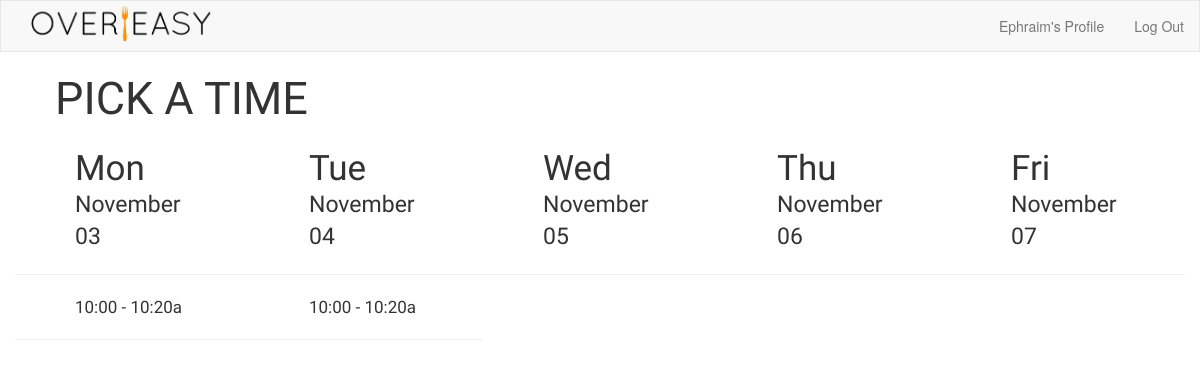
The page /cal/ (signed in) on the database its author committed.
### cal/models.py (models this page shows, shortened)
class Entry(models.Model):
	time = models.TimeField()
	date = models.DateField()
	original_capacity = models.IntegerField(default=2)
	available = models.IntegerField(default=2)
	demand = models.IntegerField(default=0)
	restaurant = models.ForeignKey(Restaurant)
	length = models.IntegerField(default=20)
	shutoff_hour = models.IntegerField(default=2)
	shutoff_min = models.IntegerField(default=0)
	def end_time(self):
		dt = datetime.combine(self.date, self.time)
		td = timedelta(minutes=self.length)
		end = dt + td
		return end
	def get_start_time_string(self):
		return self.time.strftime("%I:%M")
	def get_end_time_string(self):
		end =  self.end_time()
		return end.strftime("%I:%M")
	'''
	def get_orders_for_entry(self):
		orders = []

		for o in Orders.objects.all():
			if (o.entry.id == self.id):
				orders.append(o)

		return orders
	'''
	def open(self):
		today = datetime.today()
		today_date = today.date()
		today_time = today.time()
		shutoff_time = time(self.shutoff_hour,self.shutoff_min)
		entry_shutoff_time = datetime.combine(self.date, shutoff_time)
		dt = datetime.combine(today_date, today_time)
		if dt < entry_shutoff_time:
			return True
		return False

### cal/views.py (the view)
@login_required
def render_first_look_calendar(request):
	context = RequestContext(request)
	user = request.user
	profile = users.views.return_associated_profile_type(user)
	if profile == None:
		return HttpResponse("Unfortunately, we are not currently" +
			" serving in your area.")
	today = datetime.today().date()
	week = today.isocalendar()[1]
	weekday = today.isocalendar()[2]
	mon = today - timedelta(days=weekday-1)
	if (weekday == 6) or (weekday == 7):
		week = week + 1
		mon = mon + timedelta(days=7)
	m, t, w, th, f, s, su = [], [], [], [], [], [], []
	day_list = []
	for i in range(0, 5):
		day = mon + timedelta(days=i)
		formatted_weekday = day.strftime("%a")
		formatted_day = day.strftime("%B %d")
		day_list.append((formatted_weekday, formatted_day))
		if i == 0:
			m = Entry.objects.filter(date=day)
		if i == 1:
			t = Entry.objects.filter(date=day)
		if i == 2:
			w = Entry.objects.filter(date=day)
		if i == 3:
			th = Entry.objects.filter(date=day)
		if i == 4:
			f = Entry.objects.filter(date=day)
		if i == 5:
			s = Entry.objects.filter(date=day)
		if i == 6:
			su = Entry.objects.filter(date=day)
	m = sort_list_by_time(m)
	t = sort_list_by_time(t)
	w = sort_list_by_time(w)
	th = sort_list_by_time(th)
	f = sort_list_by_time(f)
	s = sort_list_by_time(s)
	su = sort_list_by_time(su)
	days = [m, t, w, th, f, s, su]
	return render_to_response(
		'initial_calendar.html',
		{
		'days':days,
		'day_list':day_list,
		'today':today,
		'user':user,
		},
		context)

### cal/views.py (called while the page is built)
def sort_list_by_time(times):
	sorted_times = []
	for t in times:
		formatted = t.time.strftime("%I:%M")
		sorted_times.append(formatted)
	sorted_times = sorted(sorted_times)
	original_entries = []
	for k in sorted_times:
		for t in times:
			if k == t.time.strftime("%I:%M"):
				original_entries.append(t)
	return original_entries

### users/views.py (called while the page is built)
def return_associated_profile_type(user):
	'''
	Input: a User object
	Output:	1 if this is a UserProfile
			2 if this is a DriverProfile
			3 if this is a StaffProfile
			0 if it is not any type of profile
	'''
	for up in UserProfile.objects.all():
		if up.user == user:
			return up
	for dp in DriverProfile.objects.all():
		if dp.user == user:
			return dp
	for sp in StaffProfile.objects.all():
		if sp.user == user:
			return sp
	return None

### cal/templates/initial_calendar.html (shortened to what this page needs)
{% extends 'cal_base.html' %}
{% block content %}
<div id="cal_wrap_wrap">
<div id="calendar_wrapper">
	<div id="calendar-header">
		<h2>PICK A TIME</h2>
	</div>
	<table cellspacing="8" cellpadding="8">
		<tr>
			{% for day in day_list %}
			<td>
				<div class="cal_box">
					<div class="cal_box_weekday">{{ day.0 }}</div>
					<div class="cal_box_date">{{ day.1 }}</div>
				</div>
				<hr>
			</td>
			{% endfor %}
		</tr>
		<tr>
			{% for day in days %}
			<td>
				{% for deliv in day %}
					{% if deliv.open %}
					<div class="cal_box">
					<a href="{{ deliv.id }}">{{ deliv.get_start_time_string }} - {{ deliv.get_end_time_string }}a</a>
					</form>
					</div>
					{% else %}
					<div class="cal_box_taken">
						{{ deliv.get_start_time_string }} - {{ deliv.get_end_time_string }}a
					</div>
					{% endif %}
				<hr>
				{% endfor %}
			</td>
			{% endfor %}
	</table>
</div>
</div>
{% endblock %}

### cal/templates/head.html
{% load staticfiles %}
<link rel="stylesheet" type="text/css" href="{% static 'css/bootstrap.css' %}"/>
<link rel="stylesheet" type="text/css" href="{% static 'css/overeasy.css' %}"/>
<div id="upper_nav">
  <nav class="navbar navbar-default" role="navigation">
    <div class="collapse navbar-collapse" id="bs-example-navbar-collapse-1">
      <a class="navbar-brand" href="/"><div class="imagewrapper2"><img src="{% static "img/logo.png" %}" alt="dormserv" width="180px" style="margin-top:-10px;"/></div></a>
    <ul class="nav navbar-nav navbar-right">
      <li><a href="/profile/" style:"font-family: 'Abel', sans-serif;">{{ user.first_name }}'s Profile</a></li>
      <li><a href="/users/logout/" style="margin-right:-5%;">Log Out</a></li>
    </ul>
    </div>
  </nav
</div>

### dormserv/static/css/overeasy.css (style rules this page uses)
* { -webkit-border-radius: 0 !important; -moz-border-radius: 0 !important; border-radius: 0 !important; }
body { -webkit-background-size: cover; -moz-background-size: cover; -o-background-size: cover; background-size: cover; }
#calendar-header { font-family: 'Abel', sans-serif; font-size: 45px; margin-top: -18px; margin-left: 40px; }
#calendar-header h2 { font-size: 45px; }
.cal_box { font-family: 'Abel', sans-serif; font-size: 17px; padding-left: 60px; padding-right: 60px; border: 1px; }
.cal_box_taken { font-family: 'Abel', sans-serif; font-size: 17px; margin-left: 60px; margin-right: 60px; border: 1px; }
.cal_box_weekday { font-size: 35px; }
.cal_box_date { margin-top: -5px; font-size: 23px; }

### rows shown on the page
Entry: get_start_time_string "10:00", get_end_time_string "10:20"
Entry: get_start_time_string "10:00", get_end_time_string "10:20"

### other values the page prints
{{ user.first_name }} "Ephraim"
{{ day.0 }} "Mon" "Tue" "Wed" "Thu" "Fri"
{{ day.1 }} "November 03" "November 04" "November 05" "November 06" "November 07"
